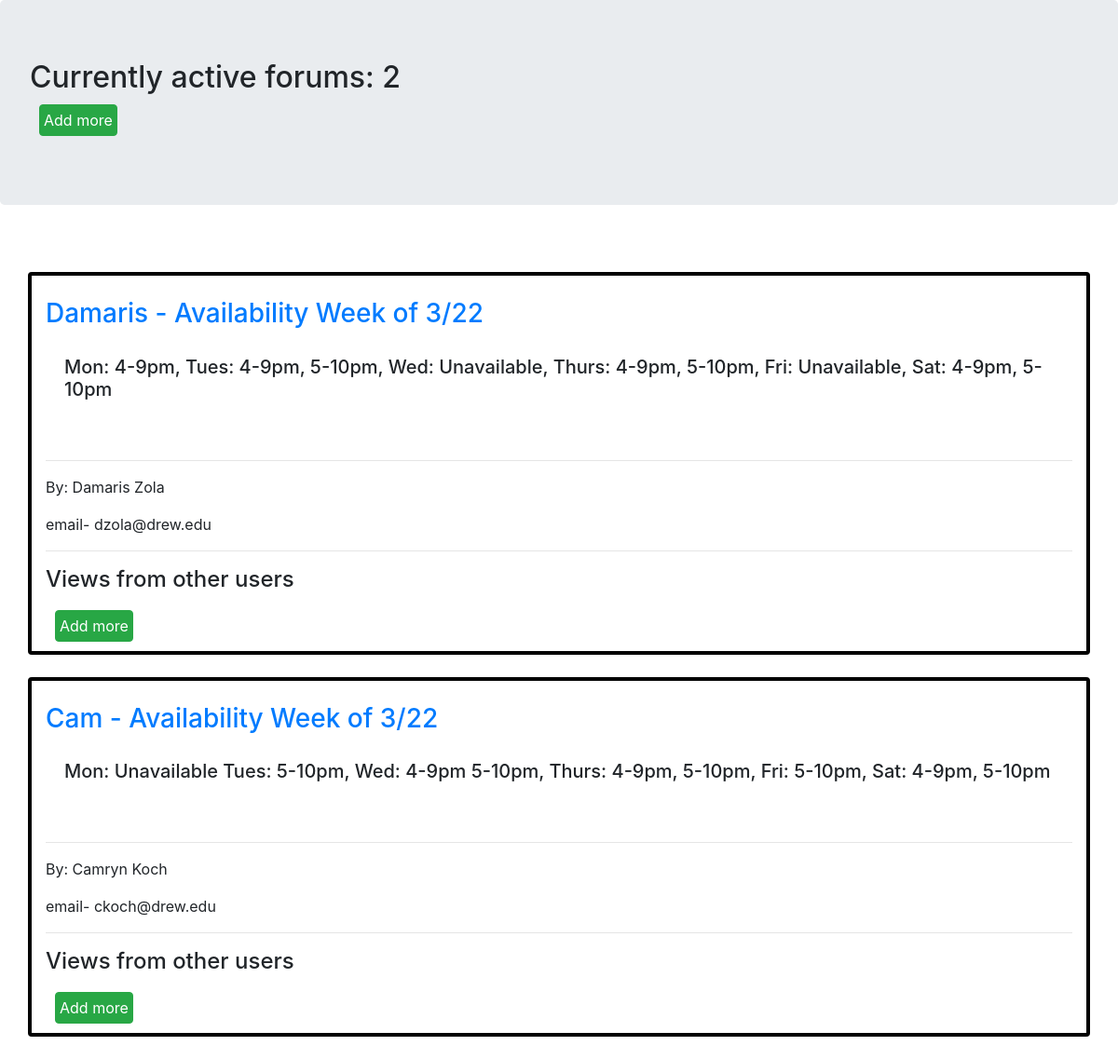
The page / on the database its author committed.
### Discussion_forum/models.py (models this page shows, shortened)
class forum(models.Model):
    name=models.CharField(max_length=200,default="anonymous" )
    email=models.CharField(max_length=200,null=True)
    topic= models.CharField(max_length=300)
    description = models.CharField(max_length=1000,blank=True)
    link = models.CharField(max_length=100 ,null =True)
    date_created=models.DateTimeField(auto_now_add=True,null=True)

### Discussion_forum/views.py (the view)
# urls.py: path('',home,name='home'),
def home(request):
    forums=forum.objects.all()
    count=forums.count()
    discussions=[]
    for i in forums:
        discussions.append(i.discussion_set.all())
    context={'forums':forums,
              'count':count,
              'discussions':discussions}
    return render(request,'home.html',context)

### templates/home.html (shortened to what this page needs)
{% load static %}
<!DOCTYPE html>
<html lang="en">
<head>
    <link rel="stylesheet" href="https://stackpath.bootstrapcdn.com/bootstrap/4.5.0/css/bootstrap.min.css"0>
</head>
<body>
        <h2 class="jumbotron">
            Currently active forums: {{count}}
            <form method="POST" action="{% url 'addInForum' %}">
            <button class="btn btn-success" style="width:fit-content; padding: 4px; margin:10px;">Add more</button>
            </form>
        </h2>
            <div class="card-columns" style="padding: 10px; margin: 20px;"></div>
            {%for forum in forums %}
                <div class="card box container">
                    <br>
                    <h5 class="card-title">
                        <a href='{{forum.link}}'><h3>{{forum.topic}}</h3></a>
                        <div class="card-body container">
                                <p>{{forum.description}}</p>
                            </h5>
                            <hr>
                            <p> By: {{forum.name}}</p>
                            email- {{forum.email}}
                            <hr>
                            <h4>Views from other users</h4>
                            <form method="POST" action="{% url 'addInDiscussion' %}">
                            <button class="btn btn-success" style="width:fit-content; padding: 4px; margin:10px;">Add more</button>
                            </form>
                        </div>
            <br>
            {%endfor%}
</body>
</html>

### templates/home.html (style rules this page uses)
.box { border: 4px solid black; margin: 0 auto; }

### rows shown on the page
forum: topic "Damaris - Availability Week of 3/22", description "Mon: 4-9pm, Tues: 4-9pm, 5-10pm, Wed: Unavailable, Thurs: 4-9pm, 5-10pm, Fri: Unavailable, Sat: 4-9pm, 5-10pm", name "Damaris Zola", email "dzola@drew.edu"
forum: topic "Cam - Availability Week of 3/22", description "Mon: Unavailable Tues: 5-10pm, Wed: 4-9pm 5-10pm, Thurs: 4-9pm, 5-10pm, Fri: 5-10pm, Sat: 4-9pm, 5-10pm", name "Camryn Koch", email "ckoch@drew.edu"

### other values the page prints
{{ count }} "2"
